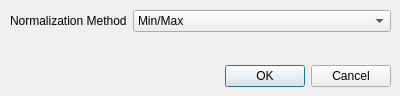
<?xml version="1.0" encoding="UTF-8"?>
<ui version="4.0">
 <class>NormalizationDialog</class>
 <widget class="QDialog" name="NormalizationDialog">
  <property name="geometry">
   <rect>
    <x>0</x>
    <y>0</y>
    <width>400</width>
    <height>96</height>
   </rect>
  </property>
  <property name="windowTitle">
   <string>Normalization</string>
  </property>
  <property name="windowIcon">
   <iconset resource="resources.qrc">
    <normaloff>:/icons/vespuccilogo.svg</normaloff>:/icons/vespuccilogo.svg</iconset>
  </property>
  <widget class="QDialogButtonBox" name="buttonBox">
   <property name="geometry">
    <rect>
     <x>50</x>
     <y>60</y>
     <width>341</width>
     <height>32</height>
    </rect>
   </property>
   <property name="orientation">
    <enum>Qt::Horizontal</enum>
   </property>
   <property name="standardButtons">
    <set>QDialogButtonBox::Cancel|QDialogButtonBox::Ok</set>
   </property>
  </widget>
  <widget class="QWidget" name="formLayoutWidget">
   <property name="geometry">
    <rect>
     <x>10</x>
     <y>10</y>
     <width>381</width>
     <height>41</height>
    </rect>
   </property>
   <layout class="QFormLayout" name="formLayout">
    <item row="0" column="0">
     <widget class="QLabel" name="label">
      <property name="text">
       <string>Normalization Method</string>
      </property>
     </widget>
    </item>
    <item row="0" column="1">
     <widget class="QComboBox" name="comboBox">
      <item>
       <property name="text">
        <string>Min/Max</string>
       </property>
      </item>
      <item>
       <property name="text">
        <string>Standard Normal Variate</string>
       </property>
      </item>
      <item>
       <property name="text">
        <string>Unit Area</string>
       </property>
      </item>
     </widget>
    </item>
   </layout>
  </widget>
 </widget>
 <resources>
  <include location="resources.qrc"/>
 </resources>
 <connections>
  <connection>
   <sender>buttonBox</sender>
   <signal>accepted()</signal>
   <receiver>NormalizationDialog</receiver>
   <slot>accept()</slot>
   <hints>
    <hint type="sourcelabel">
     <x>248</x>
     <y>254</y>
    </hint>
    <hint type="destinationlabel">
     <x>157</x>
     <y>274</y>
    </hint>
   </hints>
  </connection>
  <connection>
   <sender>buttonBox</sender>
   <signal>rejected()</signal>
   <receiver>NormalizationDialog</receiver>
   <slot>reject()</slot>
   <hints>
    <hint type="sourcelabel">
     <x>316</x>
     <y>260</y>
    </hint>
    <hint type="destinationlabel">
     <x>286</x>
     <y>274</y>
    </hint>
   </hints>
  </connection>
 </connections>
</ui>
